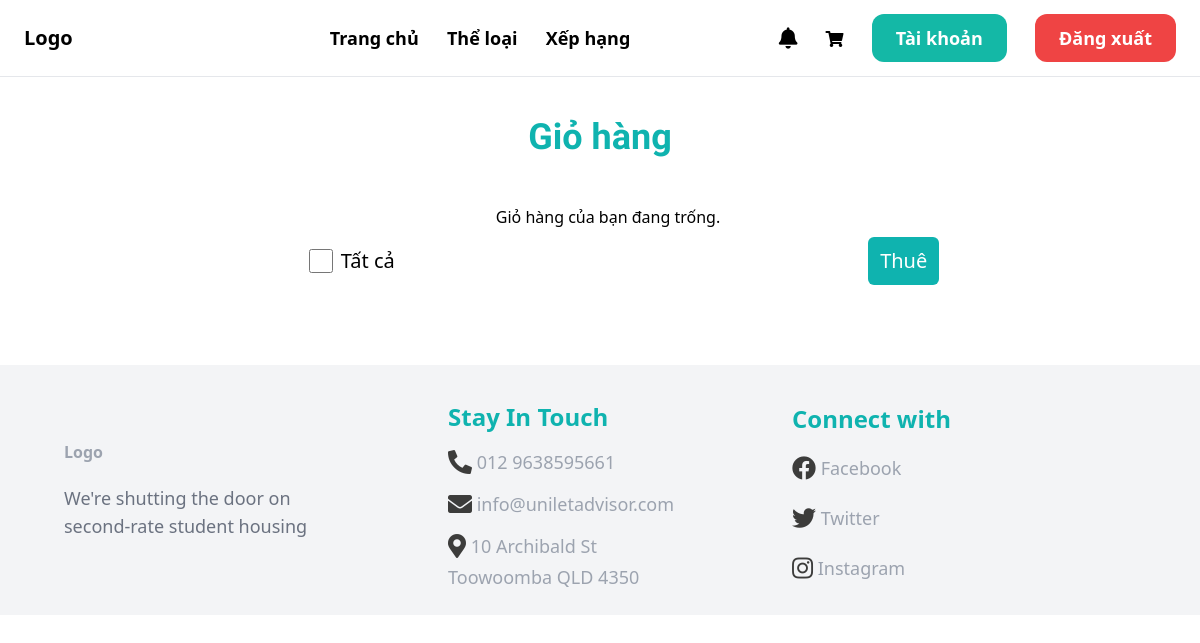
/rent/cart/ (signed in), run on an earlier commit of the app's database.
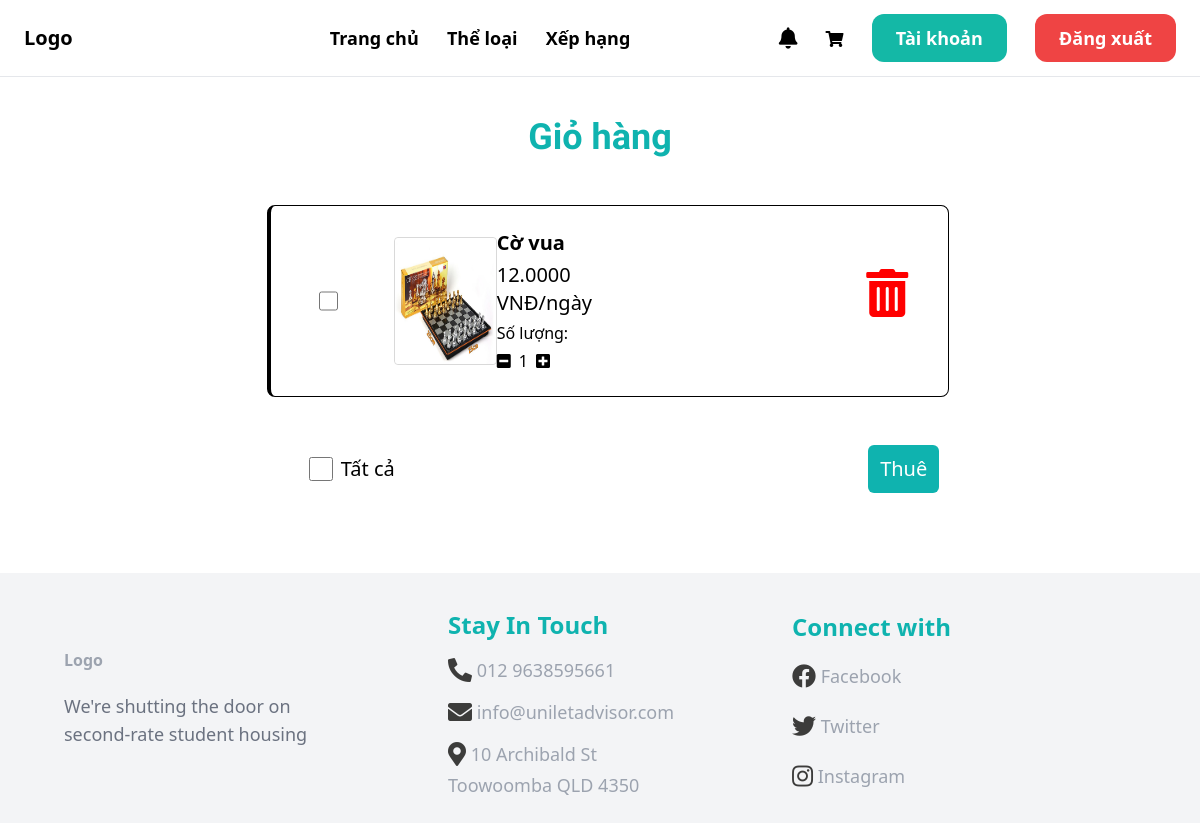
And on a later commit of the database.
### rent/models.py (models this page shows, shortened)
class Cart(models.Model):
    user = models.ForeignKey(User, on_delete=models.CASCADE)
    boardgame = models.ForeignKey('boardgame.Boardgame', on_delete=models.CASCADE)
    quantity = models.PositiveIntegerField(default=1)
    rental_price = models.DecimalField(max_digits=8, decimal_places=2, default=0)
    total_rental_price = models.DecimalField(max_digits=8, decimal_places=2, default=0)

### boardgame/models.py (models this page shows, shortened)
class  Boardgame(models.Model):
    AGE_RATINGS = (
        ('G', 'Phổ biến'),
        ('7+', 'Trên 7 tuổi'),
        ('12+', 'Trên 12 tuổi'),
        ('16+', 'Trên 16 tuổi'),
        ('18+', 'Trên 18 tuổi'),
    )
    STATUS_BG = (
        ('out_of_stock', 'Boardgame này đã hết'),
        ('stocking', 'Boardgame này vẫn còn'),
    )
    bgid = ShortUUIDField(unique=True, primary_key=True, prefix="bg", alphabet='1234567890', length=2, max_length=6)
    user = models.ForeignKey(User, on_delete=models.SET_NULL, null=True)
    date = models.DateTimeField(default=timezone.now)
    category= models.ForeignKey(Category, on_delete=models.SET_NULL, null=True)
    version = models.ForeignKey(Version, on_delete=models.SET_NULL, null=True)
    title = models.CharField(max_length=100)
    image = models.ImageField(upload_to="user_directory_path")
    description = models.TextField(null=True, blank=True, default="This is the boardgame")
    rule = models.TextField(null=True, blank=True, default="This is rule for boardgame")
    age_rating = models.CharField(choices=AGE_RATINGS, max_length=5, default="G")
    people = models.IntegerField()
    play_time = models.IntegerField()
    price = models.DecimalField(max_digits=99999999999999, decimal_places=2)
    author = models.ForeignKey(Author, on_delete=models.SET_NULL, null=True, blank=True)
    producer = models.ForeignKey(Producer, on_delete=models.SET_NULL, null=True, blank=True)
    publication_year = models.IntegerField(default="2000")
    boardgame_status = models.CharField(choices=STATUS_BG, max_length=20, default="out_of_stock")
    in_stock = models.PositiveIntegerField(default=0)
    order = models.PositiveIntegerField(default=0)
    rental = models.PositiveIntegerField(default=0)
    total = models.PositiveIntegerField(default=0)
    class Meta:
        verbose_name_plural = "Boardgame"

### rent/views.py (the view)
# urls.py: path('cart/', views.view_cart, name='cart'),
def view_cart(request):
    user = request.user
    cart_items = Cart.objects.filter(user=user)
    context = {
        'cart_items': cart_items
    }
    return render(request, 'rent/cart.html', context)

### templates/rent/cart.html (shortened to what this page needs)
{% extends 'core/base.html' %}
{% block content %}
    <div class="grid justify-items-center pt-4 pb-12">
        <div class="text-4xl text-[#0FB3AF] font-bold" style="font-family: Maven Pro;">Giỏ hàng</div>
    </div>
    <div class="ml-4 grid justify-items-center">
        {% if cart_items %}
            {% for cart_item in cart_items %}
                <div class="mb-10 w-3/5 h-48 rounded-lg border border-gray border-l-4 border-black grid grid-cols-3">
                    <div class="flex items-center">
                        <input type="checkbox" class="ml-12 w-6 h-6 checked:bg-[#0FB3AF] indeterminate:bg-[#0FB3AF]" name="boardgames[]" value="{{ cart_item.boardgame.id }}">
                        <div
                            class="ml-14  self-center w-32 md:w-32 h-32 bg-white grid place-items-center border border-[#D9D9D9] rounded">
                            <img src="{{ cart_item.boardgame.image.url }}" alt="" class="rounded w-full h-full" />
                        </div>
                    </div>
                    <div class="self-center">
                        <div class="w-full md:w-2/3 bg-white flex flex-col space-y-1">
                            <p class="text-black md:text-xl text-4xl font-bold font-[Open Sans]">{{ cart_item.boardgame.title }}</p>
                            <p class="text-black md:text-md text-xl font-regular font-[Open Sans]">{{ cart_item.total_rental_price }}00 VNĐ/ngày</p>
                            <p class="mt-8 text-black md:text-md text-md font-regular font-[Open Sans]">Số lượng:</p>
                            <div class="flex items-center">
                                <form action="{% url 'rent:update_cart_item' cart_item_id=cart_item.id %}" method="POST">
                                    <button type="submit" class='fas fa-minus-square'></button>
                                </form>
                                <span class="mx-2 text-black md:text-md text-md font-regular font-[Open Sans]">{{ cart_item.quantity }}</span>
                                <form action="{% url 'rent:update_cart_item' cart_item_id=cart_item.id %}" method="POST">
                                    <button type="submit" class='fas fa-plus-square'></button>
                                </form>
                            </div>
                        </div>
                    </div>
                    <div class="ml-36 w-16 h-16 self-center stroke-[#C32F2F] hover:stroke-[#B30F0F]">
                        <form action="{% url 'rent:remove_from_cart' cart_item_id=cart_item.id %}" method="POST">
                            <button type="submit" class='fas fa-trash-alt' style='font-size:48px;color: red'></button>
                        </form>
                    </div>
                </div>
            {% endfor %}
        {% else %}
            <p>Giỏ hàng của bạn đang trống.</p>
        {% endif %}
    </div>
    <div class="mb-14 mt-2 flex justify-around flex items-center">
        <div class="flex justify-center flex items-center">
            <input type="checkbox" class="ml-12 w-6 h-6 checked:bg-[#0FB3AF] indeterminate:bg-[#0FB3AF]" id="select-all" onchange="selectAllBoardgames()">
            <label for="select-all" class="ml-2 text-black md:text-md text-xl font-regular font-[Open Sans]">Tất cả</label>
        </div>
        <form action="#" method="POST">
            <button type="submit"
                class="bg-[#0FB3AF] hover:bg-[#0FB3AFCC] flex justify-center flex items-center rounded-md px-3 text-xl text-white h-12">
                Thuê
            </button>
        </form>
    </div>
{% endblock %}

What changed in the data, as far as the page shows it:
added Cart: boardgame.image (picture), boardgame "Cờ vua", total_rental_price "12.00", quantity "1"
Also different on the page:
text no longer shown: "Giỏ hàng của bạn đang trống."
